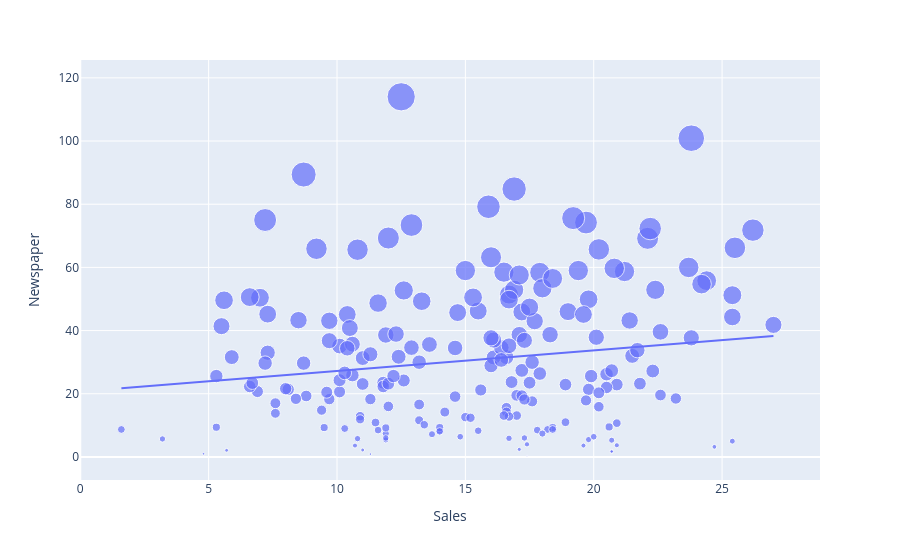

Here is the notebook cell this chart was saved with:
### Code cell
figure = px.scatter(data_frame=data,x="Sales",y="Newspaper",size="Newspaper",trendline="ols")
figure.show()

### Figure 1 — Plotly figure (JSON) as saved in the notebook; plotly's stock layout.template omitted (floating-point values rounded to 4 significant figures; data arrays with more than 128 entries replaced by an {"elided": "..."} marker saying what was removed)
{"data": [{"hovertemplate": "Sales=%{x}<br>Newspaper=%{marker.size}<extra></extra>", "legendgroup": "", "marker": {"color": "#636efa", "size": {"elided": "200 float values"}, "sizemode": "area", "sizeref": 0.285, "symbol": "circle"}, "mode": "markers", "name": "", "orientation": "v", "showlegend": false, "type": "scatter", "x": {"elided": "200 float values"}, "xaxis": "x", "y": {"elided": "200 float values"}, "yaxis": "y"}, {"hovertemplate": "<b>OLS trendline</b><br>Newspaper = 0.651064 * Sales + 20.7031<br>R<sup>2</sup>=0.024951<br><br>Sales=%{x}<br>Newspaper=%{y} <b>(trend)</b><extra></extra>", "legendgroup": "", "marker": {"color": "#636efa", "symbol": "circle"}, "mode": "lines", "name": "", "showlegend": false, "type": "scatter", "x": {"elided": "200 float values"}, "xaxis": "x", "y": {"elided": "200 float values"}, "yaxis": "y"}], "layout": {"autosize": true, "legend": {"itemsizing": "constant", "tracegroupgap": 0}, "margin": {"t": 60}, "xaxis": {"anchor": "y", "autorange": true, "domain": [0, 1], "range": [-0.5977, 29.99], "title": {"text": "Sales"}, "type": "linear"}, "yaxis": {"anchor": "x", "autorange": true, "domain": [0, 1], "range": [-8.583, 131.0], "title": {"text": "Newspaper"}, "type": "linear"}}}
